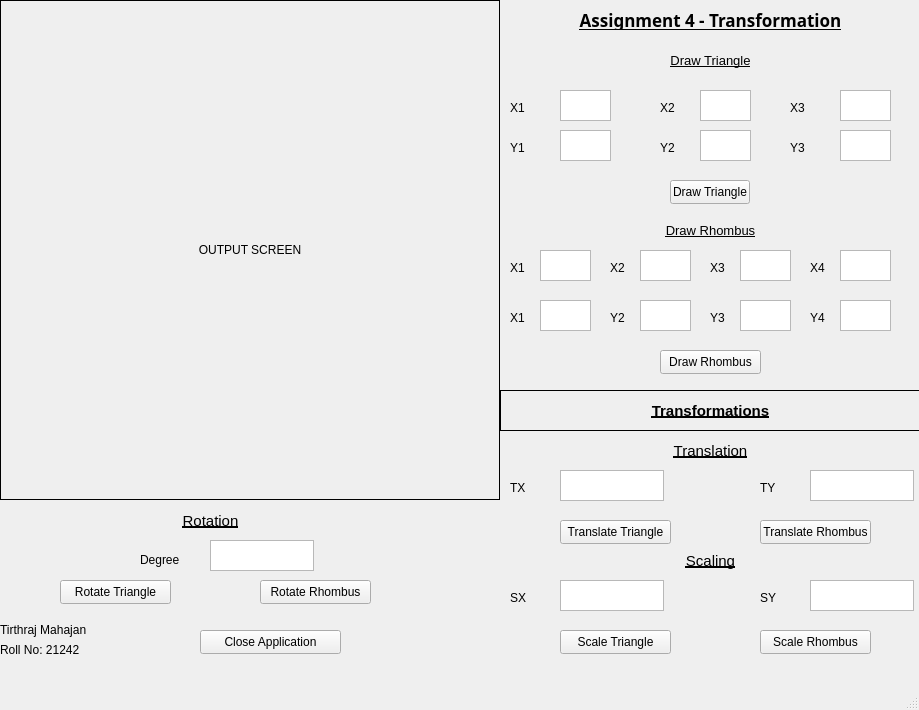
<?xml version="1.0" encoding="UTF-8"?>
<ui version="4.0">
 <class>MainWindow</class>
 <widget class="QMainWindow" name="MainWindow">
  <property name="geometry">
   <rect>
    <x>0</x>
    <y>0</y>
    <width>919</width>
    <height>710</height>
   </rect>
  </property>
  <property name="windowTitle">
   <string>MainWindow</string>
  </property>
  <widget class="QWidget" name="centralwidget">
   <widget class="QLabel" name="label">
    <property name="geometry">
     <rect>
      <x>0</x>
      <y>0</y>
      <width>500</width>
      <height>500</height>
     </rect>
    </property>
    <property name="frameShape">
     <enum>QFrame::Box</enum>
    </property>
    <property name="text">
     <string>OUTPUT SCREEN</string>
    </property>
    <property name="alignment">
     <set>Qt::AlignCenter</set>
    </property>
   </widget>
   <widget class="QLabel" name="label_2">
    <property name="geometry">
     <rect>
      <x>500</x>
      <y>10</y>
      <width>421</width>
      <height>20</height>
     </rect>
    </property>
    <property name="font">
     <font>
      <family>Segoe UI Semibold</family>
      <pointsize>13</pointsize>
      <bold>true</bold>
      <underline>true</underline>
     </font>
    </property>
    <property name="frameShape">
     <enum>QFrame::NoFrame</enum>
    </property>
    <property name="text">
     <string>Assignment 4 - Transformation</string>
    </property>
    <property name="alignment">
     <set>Qt::AlignCenter</set>
    </property>
   </widget>
   <widget class="QLabel" name="label_3">
    <property name="geometry">
     <rect>
      <x>0</x>
      <y>620</y>
      <width>91</width>
      <height>20</height>
     </rect>
    </property>
    <property name="text">
     <string>Tirthraj Mahajan</string>
    </property>
   </widget>
   <widget class="QLabel" name="label_4">
    <property name="geometry">
     <rect>
      <x>500</x>
      <y>50</y>
      <width>421</width>
      <height>20</height>
     </rect>
    </property>
    <property name="font">
     <font>
      <pointsize>10</pointsize>
      <underline>true</underline>
     </font>
    </property>
    <property name="text">
     <string>Draw Triangle</string>
    </property>
    <property name="alignment">
     <set>Qt::AlignCenter</set>
    </property>
   </widget>
   <widget class="QLabel" name="label_5">
    <property name="geometry">
     <rect>
      <x>510</x>
      <y>100</y>
      <width>16</width>
      <height>16</height>
     </rect>
    </property>
    <property name="text">
     <string>X1</string>
    </property>
   </widget>
   <widget class="QLabel" name="label_6">
    <property name="geometry">
     <rect>
      <x>510</x>
      <y>140</y>
      <width>16</width>
      <height>16</height>
     </rect>
    </property>
    <property name="text">
     <string>Y1</string>
    </property>
   </widget>
   <widget class="QLabel" name="label_7">
    <property name="geometry">
     <rect>
      <x>660</x>
      <y>100</y>
      <width>16</width>
      <height>16</height>
     </rect>
    </property>
    <property name="text">
     <string>X2</string>
    </property>
   </widget>
   <widget class="QLabel" name="label_8">
    <property name="geometry">
     <rect>
      <x>660</x>
      <y>140</y>
      <width>16</width>
      <height>16</height>
     </rect>
    </property>
    <property name="text">
     <string>Y2</string>
    </property>
   </widget>
   <widget class="QPlainTextEdit" name="TX1">
    <property name="geometry">
     <rect>
      <x>560</x>
      <y>90</y>
      <width>51</width>
      <height>31</height>
     </rect>
    </property>
   </widget>
   <widget class="QPlainTextEdit" name="TY1">
    <property name="geometry">
     <rect>
      <x>560</x>
      <y>130</y>
      <width>51</width>
      <height>31</height>
     </rect>
    </property>
   </widget>
   <widget class="QPlainTextEdit" name="TX2">
    <property name="geometry">
     <rect>
      <x>700</x>
      <y>90</y>
      <width>51</width>
      <height>31</height>
     </rect>
    </property>
   </widget>
   <widget class="QPlainTextEdit" name="TY2">
    <property name="geometry">
     <rect>
      <x>700</x>
      <y>130</y>
      <width>51</width>
      <height>31</height>
     </rect>
    </property>
   </widget>
   <widget class="QLabel" name="label_9">
    <property name="geometry">
     <rect>
      <x>790</x>
      <y>100</y>
      <width>16</width>
      <height>16</height>
     </rect>
    </property>
    <property name="text">
     <string>X3</string>
    </property>
   </widget>
   <widget class="QLabel" name="label_10">
    <property name="geometry">
     <rect>
      <x>790</x>
      <y>140</y>
      <width>16</width>
      <height>16</height>
     </rect>
    </property>
    <property name="text">
     <string>Y3</string>
    </property>
   </widget>
   <widget class="QPlainTextEdit" name="TX3">
    <property name="geometry">
     <rect>
      <x>840</x>
      <y>90</y>
      <width>51</width>
      <height>31</height>
     </rect>
    </property>
   </widget>
   <widget class="QPlainTextEdit" name="TY3">
    <property name="geometry">
     <rect>
      <x>840</x>
      <y>130</y>
      <width>51</width>
      <height>31</height>
     </rect>
    </property>
   </widget>
   <widget class="QLabel" name="label_11">
    <property name="geometry">
     <rect>
      <x>0</x>
      <y>640</y>
      <width>91</width>
      <height>20</height>
     </rect>
    </property>
    <property name="text">
     <string>Roll No: 21242</string>
    </property>
   </widget>
   <widget class="QPushButton" name="pushButton">
    <property name="geometry">
     <rect>
      <x>670</x>
      <y>180</y>
      <width>80</width>
      <height>24</height>
     </rect>
    </property>
    <property name="text">
     <string>Draw Triangle</string>
    </property>
   </widget>
   <widget class="QLabel" name="label_12">
    <property name="geometry">
     <rect>
      <x>500</x>
      <y>220</y>
      <width>421</width>
      <height>20</height>
     </rect>
    </property>
    <property name="font">
     <font>
      <pointsize>10</pointsize>
      <underline>true</underline>
     </font>
    </property>
    <property name="text">
     <string>Draw Rhombus</string>
    </property>
    <property name="alignment">
     <set>Qt::AlignCenter</set>
    </property>
   </widget>
   <widget class="QLabel" name="label_13">
    <property name="geometry">
     <rect>
      <x>510</x>
      <y>260</y>
      <width>16</width>
      <height>16</height>
     </rect>
    </property>
    <property name="text">
     <string>X1</string>
    </property>
   </widget>
   <widget class="QLabel" name="label_14">
    <property name="geometry">
     <rect>
      <x>510</x>
      <y>310</y>
      <width>16</width>
      <height>16</height>
     </rect>
    </property>
    <property name="text">
     <string>X1</string>
    </property>
   </widget>
   <widget class="QPlainTextEdit" name="RX1">
    <property name="geometry">
     <rect>
      <x>540</x>
      <y>250</y>
      <width>51</width>
      <height>31</height>
     </rect>
    </property>
   </widget>
   <widget class="QPlainTextEdit" name="RY1">
    <property name="geometry">
     <rect>
      <x>540</x>
      <y>300</y>
      <width>51</width>
      <height>31</height>
     </rect>
    </property>
   </widget>
   <widget class="QLabel" name="label_15">
    <property name="geometry">
     <rect>
      <x>610</x>
      <y>260</y>
      <width>16</width>
      <height>16</height>
     </rect>
    </property>
    <property name="text">
     <string>X2</string>
    </property>
   </widget>
   <widget class="QLabel" name="label_16">
    <property name="geometry">
     <rect>
      <x>610</x>
      <y>310</y>
      <width>16</width>
      <height>16</height>
     </rect>
    </property>
    <property name="text">
     <string>Y2</string>
    </property>
   </widget>
   <widget class="QPlainTextEdit" name="RX2">
    <property name="geometry">
     <rect>
      <x>640</x>
      <y>250</y>
      <width>51</width>
      <height>31</height>
     </rect>
    </property>
   </widget>
   <widget class="QPlainTextEdit" name="RY2">
    <property name="geometry">
     <rect>
      <x>640</x>
      <y>300</y>
      <width>51</width>
      <height>31</height>
     </rect>
    </property>
   </widget>
   <widget class="QLabel" name="label_17">
    <property name="geometry">
     <rect>
      <x>710</x>
      <y>260</y>
      <width>16</width>
      <height>16</height>
     </rect>
    </property>
    <property name="text">
     <string>X3</string>
    </property>
   </widget>
   <widget class="QLabel" name="label_18">
    <property name="geometry">
     <rect>
      <x>710</x>
      <y>310</y>
      <width>16</width>
      <height>16</height>
     </rect>
    </property>
    <property name="text">
     <string>Y3</string>
    </property>
   </widget>
   <widget class="QPlainTextEdit" name="RX3">
    <property name="geometry">
     <rect>
      <x>740</x>
      <y>250</y>
      <width>51</width>
      <height>31</height>
     </rect>
    </property>
   </widget>
   <widget class="QPlainTextEdit" name="RY3">
    <property name="geometry">
     <rect>
      <x>740</x>
      <y>300</y>
      <width>51</width>
      <height>31</height>
     </rect>
    </property>
   </widget>
   <widget class="QLabel" name="label_19">
    <property name="geometry">
     <rect>
      <x>810</x>
      <y>260</y>
      <width>16</width>
      <height>16</height>
     </rect>
    </property>
    <property name="text">
     <string>X4</string>
    </property>
   </widget>
   <widget class="QLabel" name="label_20">
    <property name="geometry">
     <rect>
      <x>810</x>
      <y>310</y>
      <width>16</width>
      <height>16</height>
     </rect>
    </property>
    <property name="text">
     <string>Y4</string>
    </property>
   </widget>
   <widget class="QPlainTextEdit" name="RX4">
    <property name="geometry">
     <rect>
      <x>840</x>
      <y>250</y>
      <width>51</width>
      <height>31</height>
     </rect>
    </property>
   </widget>
   <widget class="QPlainTextEdit" name="RY4">
    <property name="geometry">
     <rect>
      <x>840</x>
      <y>300</y>
      <width>51</width>
      <height>31</height>
     </rect>
    </property>
   </widget>
   <widget class="QPushButton" name="pushButton_2">
    <property name="geometry">
     <rect>
      <x>660</x>
      <y>350</y>
      <width>101</width>
      <height>24</height>
     </rect>
    </property>
    <property name="text">
     <string>Draw Rhombus</string>
    </property>
   </widget>
   <widget class="QLabel" name="label_21">
    <property name="geometry">
     <rect>
      <x>500</x>
      <y>390</y>
      <width>421</width>
      <height>41</height>
     </rect>
    </property>
    <property name="font">
     <font>
      <pointsize>11</pointsize>
      <bold>true</bold>
      <underline>true</underline>
     </font>
    </property>
    <property name="frameShape">
     <enum>QFrame::Box</enum>
    </property>
    <property name="text">
     <string>Transformations</string>
    </property>
    <property name="alignment">
     <set>Qt::AlignCenter</set>
    </property>
   </widget>
   <widget class="QLabel" name="label_22">
    <property name="geometry">
     <rect>
      <x>500</x>
      <y>430</y>
      <width>421</width>
      <height>41</height>
     </rect>
    </property>
    <property name="font">
     <font>
      <pointsize>11</pointsize>
      <underline>true</underline>
     </font>
    </property>
    <property name="text">
     <string>Translation</string>
    </property>
    <property name="alignment">
     <set>Qt::AlignCenter</set>
    </property>
   </widget>
   <widget class="QLabel" name="label_23">
    <property name="geometry">
     <rect>
      <x>510</x>
      <y>480</y>
      <width>21</width>
      <height>16</height>
     </rect>
    </property>
    <property name="text">
     <string>TX</string>
    </property>
   </widget>
   <widget class="QPlainTextEdit" name="TX">
    <property name="geometry">
     <rect>
      <x>560</x>
      <y>470</y>
      <width>104</width>
      <height>31</height>
     </rect>
    </property>
   </widget>
   <widget class="QLabel" name="label_24">
    <property name="geometry">
     <rect>
      <x>760</x>
      <y>480</y>
      <width>21</width>
      <height>16</height>
     </rect>
    </property>
    <property name="text">
     <string>TY</string>
    </property>
   </widget>
   <widget class="QPlainTextEdit" name="TY">
    <property name="geometry">
     <rect>
      <x>810</x>
      <y>470</y>
      <width>104</width>
      <height>31</height>
     </rect>
    </property>
   </widget>
   <widget class="QPushButton" name="pushButton_3">
    <property name="geometry">
     <rect>
      <x>560</x>
      <y>520</y>
      <width>111</width>
      <height>24</height>
     </rect>
    </property>
    <property name="text">
     <string>Translate Triangle</string>
    </property>
   </widget>
   <widget class="QLabel" name="label_25">
    <property name="geometry">
     <rect>
      <x>500</x>
      <y>540</y>
      <width>421</width>
      <height>41</height>
     </rect>
    </property>
    <property name="font">
     <font>
      <pointsize>11</pointsize>
      <underline>true</underline>
     </font>
    </property>
    <property name="text">
     <string>Scaling</string>
    </property>
    <property name="alignment">
     <set>Qt::AlignCenter</set>
    </property>
   </widget>
   <widget class="QPushButton" name="pushButton_4">
    <property name="geometry">
     <rect>
      <x>760</x>
      <y>520</y>
      <width>111</width>
      <height>24</height>
     </rect>
    </property>
    <property name="text">
     <string>Translate Rhombus</string>
    </property>
   </widget>
   <widget class="QPlainTextEdit" name="SY">
    <property name="geometry">
     <rect>
      <x>810</x>
      <y>580</y>
      <width>104</width>
      <height>31</height>
     </rect>
    </property>
   </widget>
   <widget class="QLabel" name="label_26">
    <property name="geometry">
     <rect>
      <x>510</x>
      <y>590</y>
      <width>21</width>
      <height>16</height>
     </rect>
    </property>
    <property name="text">
     <string>SX</string>
    </property>
   </widget>
   <widget class="QPlainTextEdit" name="SX">
    <property name="geometry">
     <rect>
      <x>560</x>
      <y>580</y>
      <width>104</width>
      <height>31</height>
     </rect>
    </property>
   </widget>
   <widget class="QLabel" name="label_27">
    <property name="geometry">
     <rect>
      <x>760</x>
      <y>590</y>
      <width>21</width>
      <height>16</height>
     </rect>
    </property>
    <property name="text">
     <string>SY</string>
    </property>
   </widget>
   <widget class="QPushButton" name="pushButton_5">
    <property name="geometry">
     <rect>
      <x>560</x>
      <y>630</y>
      <width>111</width>
      <height>24</height>
     </rect>
    </property>
    <property name="text">
     <string>Scale Triangle</string>
    </property>
   </widget>
   <widget class="QPushButton" name="pushButton_6">
    <property name="geometry">
     <rect>
      <x>760</x>
      <y>630</y>
      <width>111</width>
      <height>24</height>
     </rect>
    </property>
    <property name="text">
     <string>Scale Rhombus</string>
    </property>
   </widget>
   <widget class="QLabel" name="label_28">
    <property name="geometry">
     <rect>
      <x>0</x>
      <y>500</y>
      <width>421</width>
      <height>41</height>
     </rect>
    </property>
    <property name="font">
     <font>
      <pointsize>11</pointsize>
      <underline>true</underline>
     </font>
    </property>
    <property name="text">
     <string>Rotation</string>
    </property>
    <property name="alignment">
     <set>Qt::AlignCenter</set>
    </property>
   </widget>
   <widget class="QLabel" name="label_29">
    <property name="geometry">
     <rect>
      <x>140</x>
      <y>550</y>
      <width>41</width>
      <height>20</height>
     </rect>
    </property>
    <property name="text">
     <string>Degree</string>
    </property>
   </widget>
   <widget class="QPlainTextEdit" name="DEG">
    <property name="geometry">
     <rect>
      <x>210</x>
      <y>540</y>
      <width>104</width>
      <height>31</height>
     </rect>
    </property>
   </widget>
   <widget class="QPushButton" name="pushButton_7">
    <property name="geometry">
     <rect>
      <x>60</x>
      <y>580</y>
      <width>111</width>
      <height>24</height>
     </rect>
    </property>
    <property name="text">
     <string>Rotate Triangle</string>
    </property>
   </widget>
   <widget class="QPushButton" name="pushButton_8">
    <property name="geometry">
     <rect>
      <x>260</x>
      <y>580</y>
      <width>111</width>
      <height>24</height>
     </rect>
    </property>
    <property name="text">
     <string>Rotate Rhombus</string>
    </property>
   </widget>
   <widget class="QPushButton" name="pushButton_9">
    <property name="geometry">
     <rect>
      <x>200</x>
      <y>630</y>
      <width>141</width>
      <height>24</height>
     </rect>
    </property>
    <property name="text">
     <string>Close Application</string>
    </property>
   </widget>
  </widget>
  <widget class="QMenuBar" name="menubar">
   <property name="geometry">
    <rect>
     <x>0</x>
     <y>0</y>
     <width>919</width>
     <height>21</height>
    </rect>
   </property>
  </widget>
  <widget class="QStatusBar" name="statusbar"/>
 </widget>
 <resources/>
 <connections>
  <connection>
   <sender>pushButton_9</sender>
   <signal>clicked()</signal>
   <receiver>MainWindow</receiver>
   <slot>close()</slot>
   <hints>
    <hint type="sourcelabel">
     <x>315</x>
     <y>666</y>
    </hint>
    <hint type="destinationlabel">
     <x>391</x>
     <y>662</y>
    </hint>
   </hints>
  </connection>
 </connections>
</ui>
